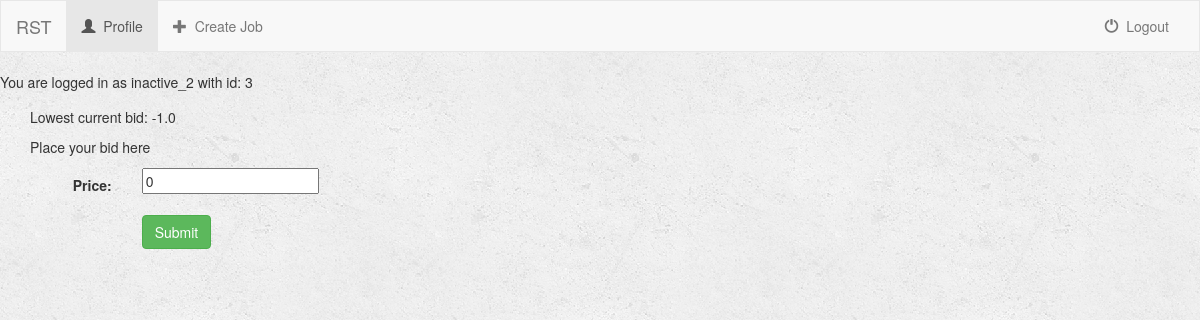
Page /turk/profile/2/job/2/bid/ (signed in) on the earlier database version.
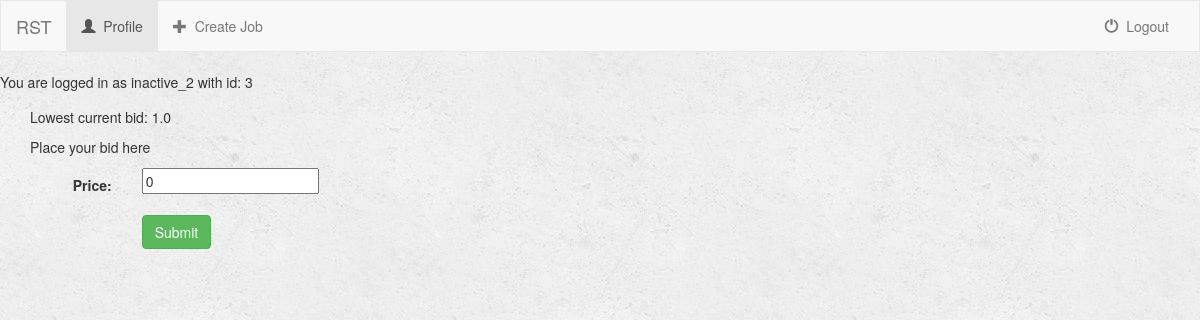
Same page on the later database version.
### turk/models.py (models this page shows, shortened)
class Job(models.Model):
    user = models.ForeignKey(User, default=1)
    job_title = models.CharField(max_length=250)
    job_description = models.TextField()
    is_complete = models.BooleanField(default=False)
    is_open = models.BooleanField(default=True) # Job is still open for bid
    lowest_bid = models.FloatField(default=-1)
    published = models.DateTimeField(default=timezone.now)

### turk/views.py (the view, shortened to what this page needs)
# urls.py: url(r'^profile/(?P<user_id>[0-9]+)/job/(?P<job_id>[0-9]+)/bid/$', views.bid, name='bid'),
def bid(request, user_id, job_id):
    if not request.user.is_authenticated():
        return render(request, 'turk/login.html')
    else:
        user = get_object_or_404(User, pk=user_id)
        job = get_object_or_404(Job, pk=job_id)
        form = BidForm(request.POST or None)
        context = {
            'user': user,
            'job': job,
            'form': form,
        }
        if form.is_valid():
            _bid = form.save(commit=False)
            _bid.user = user
            _bid.job = job
            _bid.save()
            return redirect('turk:job_description', user_id=user_id, job_id=job_id)
        return render(request, 'turk/bid.html', context)

### turk/forms.py
class BidForm(forms.ModelForm):
    class Meta:
        model = Bidder
        fields = ['price']

### turk/templates/turk/bid.html (shortened to what this page needs)
{% extends 'turk/base.html' %}
{% block body %}
    <div class="container-fluid">
        <div class="row">
            <div class="col-sm-12 col-md-7">
                <div class="=panel panel-default">
                    <div class="panel-body">
                        <form class="form-horizontal" action="" method="post" enctype="multipart/form-data">
                            <p>Lowest current bid: {{job.lowest_bid}}</p>
                            <p>Place your bid here</p>
                            {% include 'turk/form-template.html' %}
                            <div class="form-group">
                                <div class="col-sm-offset-2 col-sm-10">
                                    <button type="submit" class="btn btn-success">Submit</button>
                                </div>
                            </div>
                        </form>
                    </div>
                </div>
            </div>
        </div>
    </div>
{% endblock %}

Differences in the rows shown:
changed Job: lowest_bid "-1.0" → "1.0"
